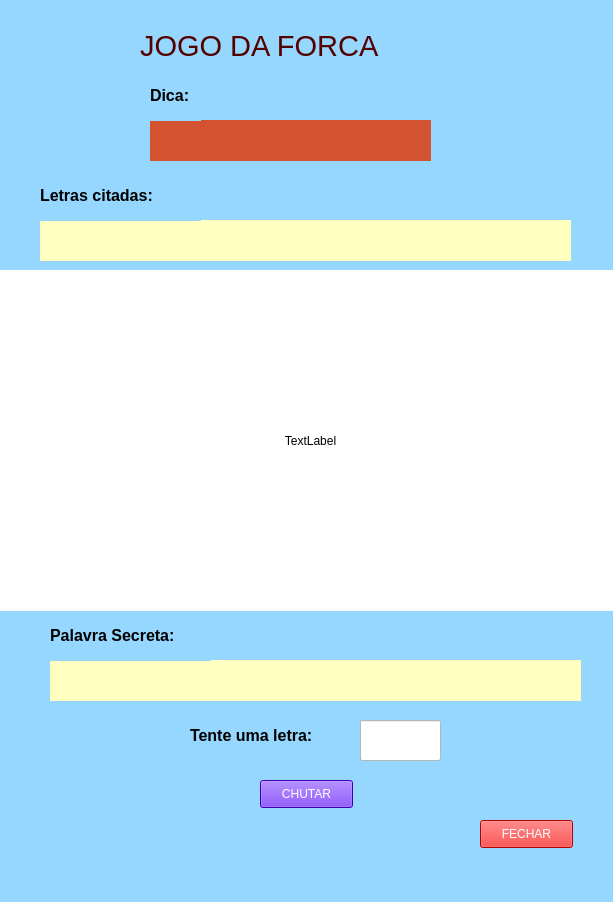
<?xml version="1.0" encoding="UTF-8"?>
<ui version="4.0">
 <class>MainWindow</class>
 <widget class="QMainWindow" name="MainWindow">
  <property name="geometry">
   <rect>
    <x>0</x>
    <y>0</y>
    <width>613</width>
    <height>902</height>
   </rect>
  </property>
  <property name="windowTitle">
   <string>Jogo da Forca</string>
  </property>
  <property name="styleSheet">
   <string notr="true">background-color: rgb(149, 215, 255);</string>
  </property>
  <widget class="QWidget" name="centralwidget">
   <widget class="QPushButton" name="pushButton_2">
    <property name="geometry">
     <rect>
      <x>260</x>
      <y>780</y>
      <width>93</width>
      <height>28</height>
     </rect>
    </property>
    <property name="styleSheet">
     <string notr="true">background-color: rgb(85, 0, 255);
color: rgb(255, 255, 255);</string>
    </property>
    <property name="text">
     <string>CHUTAR</string>
    </property>
   </widget>
   <widget class="QLabel" name="label_5">
    <property name="geometry">
     <rect>
      <x>190</x>
      <y>710</y>
      <width>271</width>
      <height>51</height>
     </rect>
    </property>
    <property name="font">
     <font>
      <family>Arial</family>
      <pointsize>12</pointsize>
      <weight>75</weight>
      <bold>true</bold>
     </font>
    </property>
    <property name="text">
     <string>Tente uma letra: </string>
    </property>
   </widget>
   <widget class="QLineEdit" name="lineEdit_4">
    <property name="geometry">
     <rect>
      <x>360</x>
      <y>720</y>
      <width>81</width>
      <height>41</height>
     </rect>
    </property>
    <property name="styleSheet">
     <string notr="true">background-color: rgb(255, 255, 255);</string>
    </property>
   </widget>
   <widget class="QLabel" name="label_6">
    <property name="geometry">
     <rect>
      <x>50</x>
      <y>660</y>
      <width>531</width>
      <height>41</height>
     </rect>
    </property>
    <property name="font">
     <font>
      <family>Arial</family>
      <pointsize>24</pointsize>
      <weight>50</weight>
      <bold>false</bold>
     </font>
    </property>
    <property name="styleSheet">
     <string notr="true">background-color: rgb(255, 255, 191);
background-color: rgb(255, 255, 191);</string>
    </property>
    <property name="text">
     <string/>
    </property>
   </widget>
   <widget class="QLabel" name="label_2">
    <property name="geometry">
     <rect>
      <x>50</x>
      <y>610</y>
      <width>161</width>
      <height>51</height>
     </rect>
    </property>
    <property name="font">
     <font>
      <family>Arial</family>
      <pointsize>12</pointsize>
      <weight>75</weight>
      <bold>true</bold>
     </font>
    </property>
    <property name="text">
     <string>Palavra Secreta:</string>
    </property>
   </widget>
   <widget class="QLabel" name="label">
    <property name="geometry">
     <rect>
      <x>140</x>
      <y>10</y>
      <width>341</width>
      <height>71</height>
     </rect>
    </property>
    <property name="font">
     <font>
      <family>Arial</family>
      <pointsize>22</pointsize>
     </font>
    </property>
    <property name="styleSheet">
     <string notr="true">color: rgb(85, 0, 0);</string>
    </property>
    <property name="text">
     <string>JOGO DA FORCA</string>
    </property>
   </widget>
   <widget class="QLabel" name="label_7">
    <property name="geometry">
     <rect>
      <x>150</x>
      <y>120</y>
      <width>281</width>
      <height>41</height>
     </rect>
    </property>
    <property name="font">
     <font>
      <family>Arial</family>
      <pointsize>12</pointsize>
      <weight>75</weight>
      <bold>true</bold>
     </font>
    </property>
    <property name="layoutDirection">
     <enum>Qt::RightToLeft</enum>
    </property>
    <property name="styleSheet">
     <string notr="true">background-color: rgb(211, 82, 48);</string>
    </property>
    <property name="text">
     <string/>
    </property>
   </widget>
   <widget class="QLabel" name="label_3">
    <property name="geometry">
     <rect>
      <x>150</x>
      <y>70</y>
      <width>51</width>
      <height>51</height>
     </rect>
    </property>
    <property name="font">
     <font>
      <family>Arial</family>
      <pointsize>12</pointsize>
      <weight>75</weight>
      <bold>true</bold>
     </font>
    </property>
    <property name="text">
     <string>Dica:</string>
    </property>
   </widget>
   <widget class="QLabel" name="label_4">
    <property name="geometry">
     <rect>
      <x>10</x>
      <y>740</y>
      <width>81</width>
      <height>41</height>
     </rect>
    </property>
    <property name="font">
     <font>
      <family>Arial</family>
      <pointsize>20</pointsize>
     </font>
    </property>
    <property name="styleSheet">
     <string notr="true">
color: rgb(85, 0, 0);</string>
    </property>
    <property name="text">
     <string/>
    </property>
   </widget>
   <widget class="QLabel" name="label_8">
    <property name="geometry">
     <rect>
      <x>30</x>
      <y>790</y>
      <width>81</width>
      <height>41</height>
     </rect>
    </property>
    <property name="font">
     <font>
      <family>Arial</family>
      <pointsize>20</pointsize>
     </font>
    </property>
    <property name="styleSheet">
     <string notr="true">color: rgb(85, 0, 0);</string>
    </property>
    <property name="text">
     <string/>
    </property>
   </widget>
   <widget class="QLabel" name="label_9">
    <property name="geometry">
     <rect>
      <x>30</x>
      <y>820</y>
      <width>81</width>
      <height>41</height>
     </rect>
    </property>
    <property name="font">
     <font>
      <family>Arial</family>
      <pointsize>20</pointsize>
     </font>
    </property>
    <property name="styleSheet">
     <string notr="true">color: rgb(85, 0, 0);</string>
    </property>
    <property name="text">
     <string/>
    </property>
   </widget>
   <widget class="QLabel" name="label_10">
    <property name="geometry">
     <rect>
      <x>40</x>
      <y>220</y>
      <width>531</width>
      <height>41</height>
     </rect>
    </property>
    <property name="font">
     <font>
      <family>Arial</family>
      <pointsize>12</pointsize>
      <weight>75</weight>
      <bold>true</bold>
     </font>
    </property>
    <property name="styleSheet">
     <string notr="true">background-color: rgb(255, 255, 191);</string>
    </property>
    <property name="text">
     <string/>
    </property>
   </widget>
   <widget class="QLabel" name="label_11">
    <property name="geometry">
     <rect>
      <x>40</x>
      <y>170</y>
      <width>161</width>
      <height>51</height>
     </rect>
    </property>
    <property name="font">
     <font>
      <family>Arial</family>
      <pointsize>12</pointsize>
      <weight>75</weight>
      <bold>true</bold>
     </font>
    </property>
    <property name="text">
     <string>Letras citadas:</string>
    </property>
   </widget>
   <widget class="QPushButton" name="pushButton">
    <property name="geometry">
     <rect>
      <x>480</x>
      <y>820</y>
      <width>93</width>
      <height>28</height>
     </rect>
    </property>
    <property name="styleSheet">
     <string notr="true">color: rgb(255, 255, 255);
background-color: rgb(255, 0, 0);</string>
    </property>
    <property name="text">
     <string>FECHAR</string>
    </property>
   </widget>
   <widget class="QTableWidget" name="tableWidget">
    <property name="geometry">
     <rect>
      <x>640</x>
      <y>670</y>
      <width>256</width>
      <height>192</height>
     </rect>
    </property>
   </widget>
   <widget class="QWidget" name="verticalLayoutWidget">
    <property name="geometry">
     <rect>
      <x>0</x>
      <y>270</y>
      <width>621</width>
      <height>341</height>
     </rect>
    </property>
    <layout class="QVBoxLayout" name="verticalLayout_3">
     <item>
      <widget class="QLabel" name="label_12">
       <property name="styleSheet">
        <string notr="true">background-color: rgb(255, 255, 255);</string>
       </property>
       <property name="text">
        <string>TextLabel</string>
       </property>
       <property name="alignment">
        <set>Qt::AlignCenter</set>
       </property>
      </widget>
     </item>
    </layout>
   </widget>
  </widget>
  <widget class="QMenuBar" name="menubar">
   <property name="geometry">
    <rect>
     <x>0</x>
     <y>0</y>
     <width>613</width>
     <height>26</height>
    </rect>
   </property>
  </widget>
  <widget class="QStatusBar" name="statusbar"/>
 </widget>
 <resources/>
 <connections/>
</ui>
